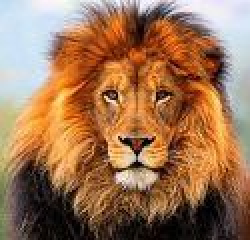
#> input picture lion.jpg, 125 x 120 px (shown 2 times larger)
$ python sec6_LowHighPassFilter.py
#> lines starting #> are read from the running program, lines starting #| are printed output that depends on the picture; after the words box and inside, x2 and y2 are one past the last pixel; in counts of white or black regions, pixels touching at a corner belong together
import cv2
import numpy as np
import matplotlib.pyplot as plt

img = cv2.imread("lion.jpg", 0)
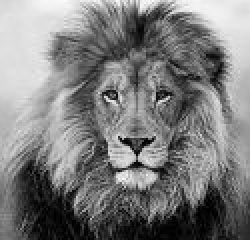
#> img: shape (120, 125) (shown 2 times larger); min 0, max 252, mean 124.8
fft = np.fft.fft2(img)
fft_shifted = np.fft.fftshift(fft)
mag_spectrum1 = np.abs(np.log1p(fft_shifted))
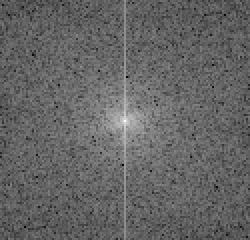
#> mag_spectrum1: shape (120, 125) float64 (shown 2 times larger); min 3.36, max 14.44, mean 7.77; drawn with min black and max white

cutoff_radius = 15

rows, cols = img.shape
#> rows = 120; cols = 125
center_row, center_col = rows // 2, cols // 2
#> center_row = 60; center_col = 62
LPF = np.zeros((rows, cols), np.uint8)
for row in range(rows):
    for col in range(cols):
        dist = np.sqrt((row - center_row)**2 + (col - center_col)**2)
        if dist <= cutoff_radius:
            LPF[row,col] = 1
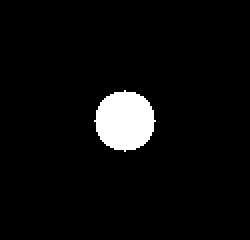
#> LPF: shape (120, 125) (shown 2 times larger); values 0 (black) and 1 (white), 4.7% white; 1 white region, box (x1, y1, x2, y2) and area: (47, 45, 78, 76) 709

filtered_fft_shifted_l = fft_shifted * LPF
mag_spectrum2 = np.log1p(np.abs(filtered_fft_shifted_l))

inv_fft_shifted_l = np.fft.ifftshift(filtered_fft_shifted_l)
img_reconstructed_lp = np.abs(np.fft.ifft2(inv_fft_shifted_l))
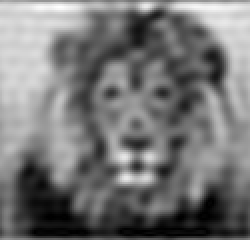
#> img_reconstructed_lp: shape (120, 125) float64 (shown 2 times larger); min 0.0337, max 269.8, mean 124.9; drawn with min black and max white

HPF = 1- LPF
filtered_fft_shifted_h = fft_shifted * HPF
mag_spectrum3 = np.log1p(np.abs(filtered_fft_shifted_h))
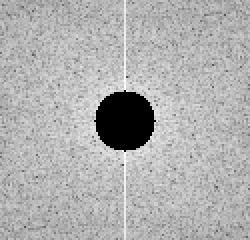
#> mag_spectrum3: shape (120, 125) float64 (shown 2 times larger); min 0, max 10.32, mean 7.11; drawn with min black and max white

inv_fft_shifted_h = np.fft.ifftshift(filtered_fft_shifted_h)
img_reconstructed_hp = np.abs(np.fft.ifft2(inv_fft_shifted_h))
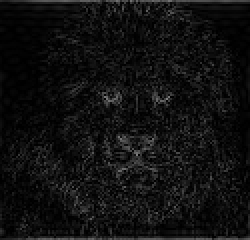
#> img_reconstructed_hp: shape (120, 125) float64 (shown 2 times larger); min 0.00152, max 128.8, mean 16.8

# Create the first figure with 3 rows and 2 columns
plt.figure(figsize=(10, 10))
plt.subplot(3, 2, 1)
plt.imshow(img, cmap='gray')
plt.title('Image')
plt.axis("off")

plt.subplot(3, 2, 2)
plt.imshow(mag_spectrum1, cmap='gray')
plt.title("Fourier of image")
plt.axis("off")

plt.subplot(3, 2, 3)
plt.imshow(img_reconstructed_lp, cmap='gray')
plt.title("Image with low pass filter when D0=15")
plt.axis("off")

plt.subplot(3, 2, 4)
plt.imshow(mag_spectrum2, cmap='gray')
plt.title("Fourier transform image with low pass filter when D0=15")
plt.axis('off')

plt.subplot(3, 2, 5)
plt.imshow(img_reconstructed_hp, cmap='gray')
plt.title("Image with high pass filter when D0=15")
plt.axis("off")

plt.subplot(3, 2, 6)
plt.imshow(mag_spectrum3, cmap='gray')
plt.title("Fourier transform image with high pass filter when D0=15")
plt.axis('off')
plt.tight_layout()
plt.show()

# Create the second figure with filter transfer functions
plt.figure(figsize=(10,5))
plt.subplot(1, 2, 1)
plt.imshow(LPF, cmap='gray')
plt.title("Low pass transfer function")


plt.subplot(1, 2, 2)
plt.imshow(HPF, cmap='gray')
plt.title("High pass transfer function")

plt.tight_layout()
plt.show()
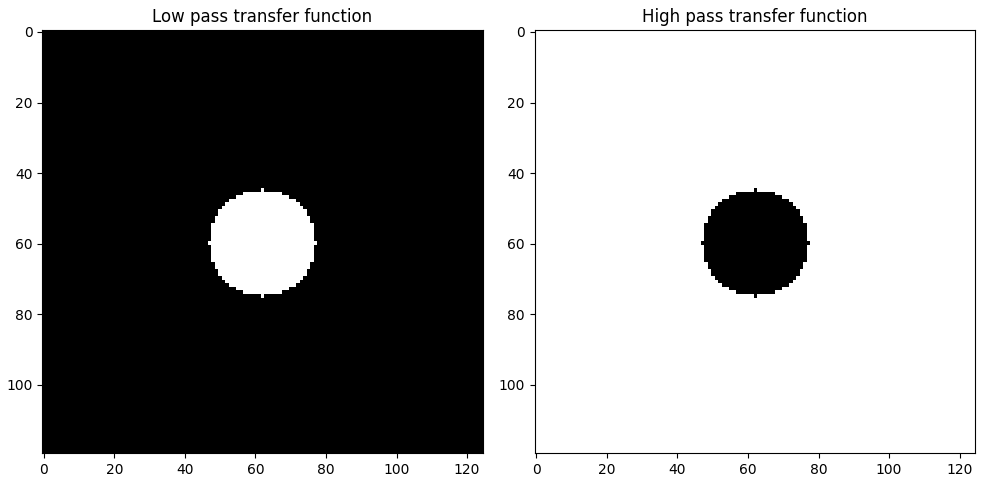
#> figure drawn by matplotlib, 2 panels
